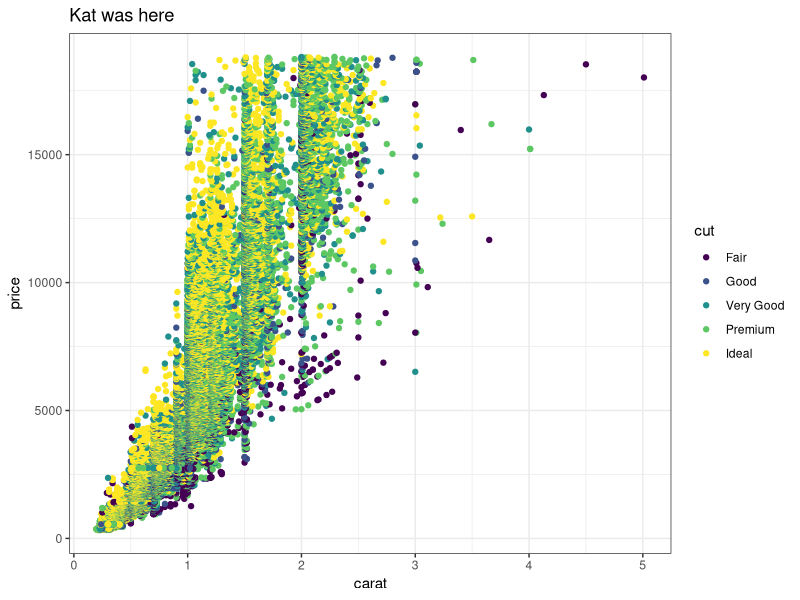
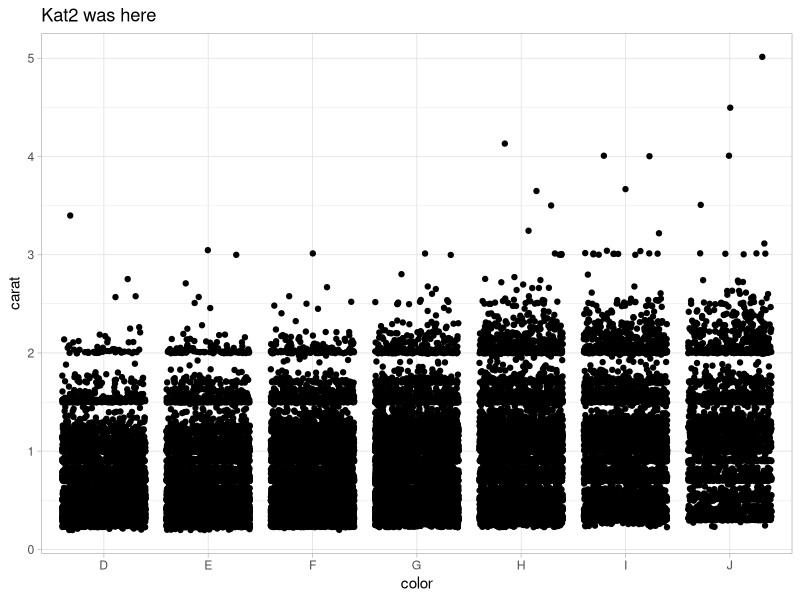
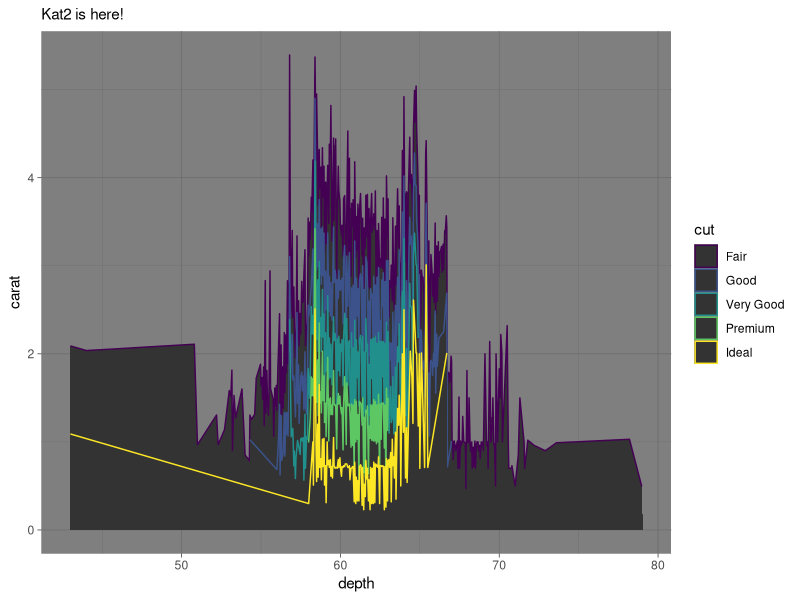

Source code (R) for these figures, in order:
## ---- chunk 1
knitr::opts_chunk$set(echo = TRUE)
library(tidyverse)
## ---- chunk 2
# Partner 1: 
# Run the code below to see the original graph
# Change the code below to make the point color change based on 'cut', and update the theme to theme_bw(). Update the title to include your first name. 

ggplot(data = diamonds, aes(x = carat, y = price)) +
  geom_point(aes(color = cut)) +
  theme_bw() +
  labs(title = "Kat was here")
## ---- chunk 3
# Partner 2: 
# Run the code below to see the original graph
# Change the code below to make the geom a geom_jitter, and update the theme to theme_light. Update the title to include your first name. 

ggplot(data = diamonds, aes(x = color, y = carat)) +
  geom_jitter() +
  theme_light() +
  labs(title = "Kat2 was here")
## ---- chunk 4
ggplot(data = diamonds, aes(x = depth, y = carat)) +
  geom_area(aes(color= cut)) +
  theme_dark()+
  labs(subtitle = "Kat2 is here!")
## ---- chunk 5
